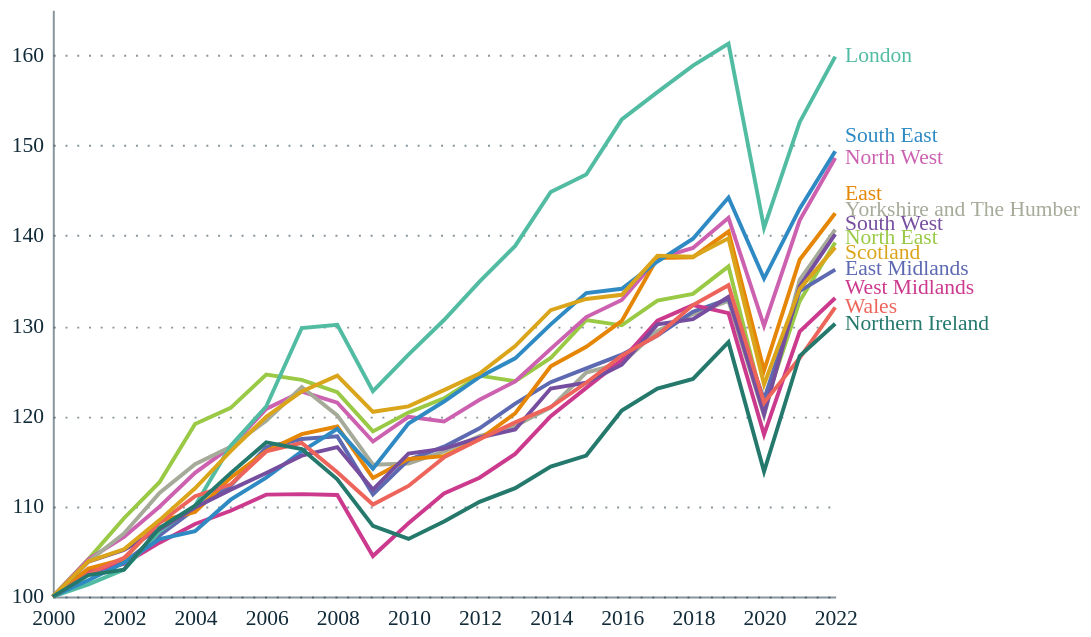

Vega-Lite specification for this chart:
### Vega-Lite specification from a JSON file in a GitHub repository (floating-point values rounded to 4 significant figures; data arrays with more than 128 entries replaced by an {"elided": "..."} marker saying what was removed)
{"config": {"font": "Circular Std", "mark": {"line": {"interpolate": "linear"}}, "view": {"stroke": "transparent", "width": 400, "height": 300}, "range": {"category": ["#179fdb", "#e6224b", "#f4c245", "#122b39", "#eb5c2e", "#36b7b4"], "diverging": ["#E6224B", "#E54753", "#C9C9C9", "#179FDB", "#122B39"], "heatmap": ["#C9C9C9", "#179FDB", "#0063AF", "#122B39"], "ordinal": ["#00A767", "#36B7B4", "#179FDB", "#0063AF", "#243B5A"]}, "axisX": {"labelColor": "#122b39", "tickColor": "#122b39", "domainColor": "#122b39", "domainOpacity": 0.5, "gridOpacity": 0, "labelFont": "Circular Std", "labelAngle": 0, "labelAlign": "center", "labelFontSize": 11, "labelPadding": 5, "tickCount": 10, "tickSize": 0, "title": ""}, "axisY": {"labelColor": "#122b39", "labelFont": "Circular Std", "tickColor": "#122b39", "domainColor": "#122b39", "gridColor": "#122b39", "gridDash": [1, 5], "gridOpacity": 0.5, "labelPadding": 5, "labelFontSize": 11, "domainOpacity": 0.5, "tickSize": 0, "title": null, "titleAlign": "left", "titleAngle": 0, "titleBaseline": "bottom", "titleColor": "#122b39", "titleOpacity": 0.9, "titleX": 0, "titleY": -7}}, "layer": [{"mark": {"type": "line"}, "encoding": {"color": {"field": "Region name", "legend": null, "scale": {"range": ["#E58606", "#5D69B1", "#52BCA3", "#99C945", "#CC61B0", "#24796C", "#DAA51B", "#2F8AC4", "#764E9F", "#ED645A", "#CC3A8E", "#A5AA99"]}, "title": "Region", "type": "nominal"}, "detail": {"field": "ITL code", "type": "nominal"}, "x": {"field": "date", "title": "", "type": "temporal"}, "y": {"axis": {"labelExpr": "datum.value"}, "field": "value", "scale": {"zero": false}, "title": "", "type": "quantitative"}}}, {"mark": {"type": "text", "align": "left", "dx": 5, "dy": {"expr": "{\"South East\": -7.5, \"East\": -10, \"Yorkshire and The Humber\": -10, \"West Midlands\": -5, \"South West\": -5, \"North East\": -2, \"Scotland\": 3}[datum['Region name']]"}}, "encoding": {"color": {"field": "Region name", "legend": null, "scale": {"range": ["#E58606", "#5D69B1", "#52BCA3", "#99C945", "#CC61B0", "#24796C", "#DAA51B", "#2F8AC4", "#764E9F", "#ED645A", "#CC3A8E", "#A5AA99"]}, "title": "Region", "type": "nominal"}, "text": {"field": "label", "type": "nominal"}, "x": {"field": "date", "title": "", "type": "temporal"}, "y": {"axis": {"labelExpr": "datum.value"}, "field": "value", "scale": {"zero": false}, "title": "", "type": "quantitative"}}}], "data": {"name": "data-cdd817af9664a8a0101ceb8377958252"}, "$schema": "https://vega.github.io/schema/vega-lite/v5.8.0.json", "datasets": {"data-cdd817af9664a8a0101ceb8377958252": {"elided": "276 records"}}}
